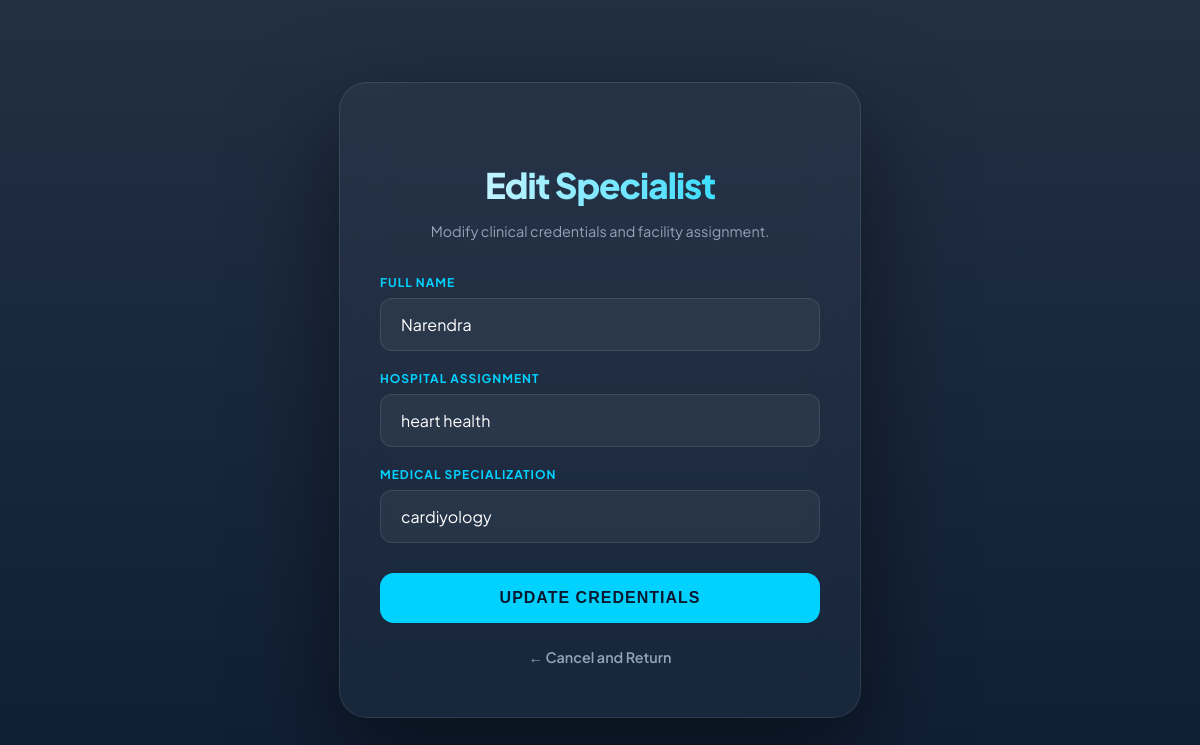
The app's page /edit_doctor/2 with its own data.
### tables this page shows
CREATE TABLE doctors (
    id INTEGER PRIMARY KEY AUTOINCREMENT,
    name TEXT,
    hospital TEXT,
    specialization TEXT,
    status TEXT
);

### app.py (the view, shortened to what this page needs)
@app.route("/edit_doctor/<int:doctor_id>", methods=["GET", "POST"])
def edit_doctor(doctor_id):
    conn = sqlite3.connect("database.db")
    cursor = conn.cursor()
    cursor.execute("SELECT * FROM doctors WHERE id = ?", (doctor_id,))
    doctor = cursor.fetchone()
    conn.close()
    if not doctor:
        return "Doctor not found"
    return render_template("edit_doctor.html", doctor=doctor)

### templates/edit_doctor.html (shortened to what this page needs)
<!DOCTYPE html>
<html lang="en">
<head>
    <link href="https://unpkg.com/aos@2.3.1/dist/aos.css" rel="stylesheet">
</head>
<body>
<div class="edit-card" data-aos="zoom-in" data-aos-duration="1000">
    <h2>Edit Specialist</h2>
    <p>Modify clinical credentials and facility assignment.</p>
    <form method="POST">
        <div class="input-group">
            <label>Full Name</label>
            <input type="text" name="name" value="{{ doctor[1] }}" placeholder="Dr. John Doe" required>
        </div>
        <div class="input-group">
            <label>Hospital Assignment</label>
            <input type="text" name="hospital" value="{{ doctor[2] }}" placeholder="City Medical Center" required>
        </div>
        <div class="input-group">
            <label>Medical Specialization</label>
            <input type="text" name="specialization" value="{{ doctor[3] }}" placeholder="e.g. Cardiology" required>
        </div>
        <button type="submit" class="update-btn">Update Credentials</button>
    </form>
    <a href="/admin_dashboard" class="back-link">← Cancel and Return</a>
</div>
</body>
</html>

### templates/edit_doctor.html (style rules this page uses)
:root { --bg-dark: #0a192f; --primary-neon: #00d2ff; --text-bright: #f8fafc; --text-dim: #94a3b8; --glass: rgba(255, 255, 255, 0.03); --border: rgba(255, 255, 255, 0.1); }
body { margin: 0; padding: 0; font-family: 'Plus Jakarta Sans', sans-serif; background: linear-gradient(to bottom, rgba(10, 25, 47, 0.9), rgba(10, 25, 47, 0.98)), url('https://images.unsplash.com/photo-1639322537228-f710d846310a?auto=format&fit=crop&q=80&w=2000'); background-size: cover; background-attachment: fixed; color: var(--text-bright); height: 100vh; display: flex; align-items: center; justify-content: center; overflow: hidden; }
.edit-card { background: var(--glass); backdrop-filter: blur(25px); border-radius: 28px; padding: 50px 40px; width: 100%; max-width: 440px; border: 1px solid var(--border); box-shadow: 0 40px 100px rgba(0, 0, 0, 0.5); text-align: center; }
.edit-card h2 { font-size: 2.2rem; font-weight: 800; margin-bottom: 8px; background: linear-gradient(to right, #fff, var(--primary-neon)); -webkit-background-clip: text; -webkit-text-fill-color: transparent; letter-spacing: -1px; }
.edit-card p { color: var(--text-dim); font-size: 0.9rem; margin-bottom: 35px; }
.input-group { margin-bottom: 20px; text-align: left; }
label { display: block; margin-bottom: 8px; font-size: 0.75rem; font-weight: 700; color: var(--primary-neon); text-transform: uppercase; letter-spacing: 1px; }
input { width: 100%; padding: 15px 20px; border-radius: 12px; background: rgba(255, 255, 255, 0.05); border: 1px solid var(--border); color: white; font-family: inherit; font-size: 1rem; box-sizing: border-box; transition: 0.3s cubic-bezier(0.4, 0, 0.2, 1); }
.update-btn { width: 100%; padding: 16px; border-radius: 14px; border: none; background: var(--primary-neon); color: var(--bg-dark); font-weight: 800; font-size: 1rem; cursor: pointer; transition: 0.3s cubic-bezier(0.175, 0.885, 0.32, 1.275); margin-top: 10px; text-transform: uppercase; letter-spacing: 1px; }
.back-link { display: inline-block; margin-top: 25px; font-size: 0.9rem; color: var(--text-dim); text-decoration: none; font-weight: 600; transition: 0.3s; }

### records on screen
doctors: name "Narendra", hospital "heart health", specialization "cardiyology"
